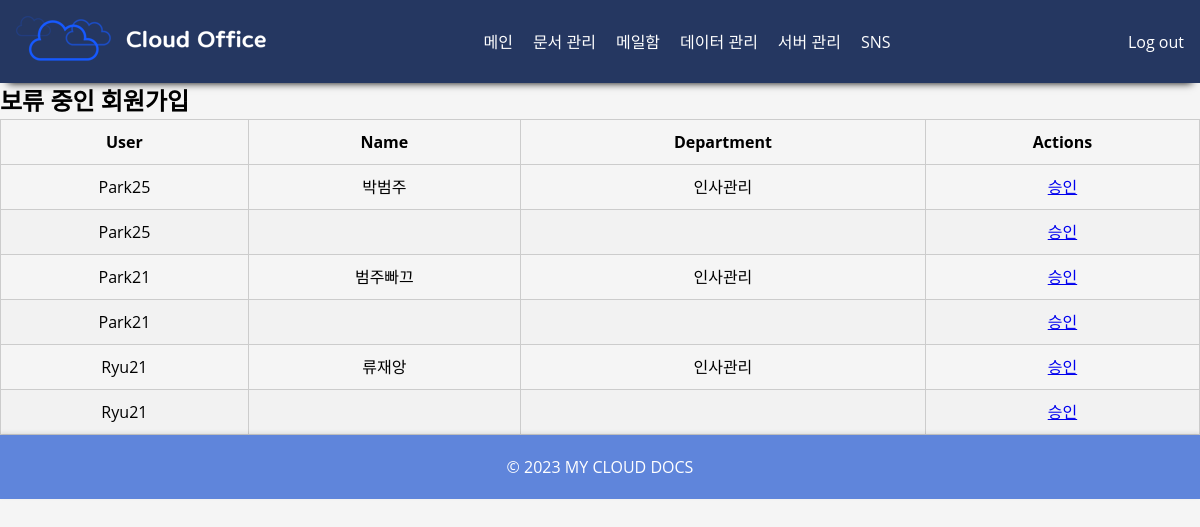
Page /api/auth/pending_registrations/ (signed in) on the committed database.
### Emp/models.py (models this page shows)
class Employee (models.Model):
    Emp_User = models.ForeignKey(User, on_delete = models.CASCADE)
    Emp_Name = models.CharField(max_length = 10)
    Emp_Rank = models.IntegerField(null=True)
    Emp_Dept = models.ForeignKey(Department, on_delete=models.SET_NULL, null=True)
    is_approved = models.BooleanField(default=False)

class Department(models.Model):
    Dept_ID = models.IntegerField(primary_key=True)
    Dept_Name = models.CharField(max_length = 20)

### Emp/views.py (the view)
# urls.py: path('pending_registrations/', pending_registrations, name='pending_registrations'),
def pending_registrations(request):
    if not request.user.is_staff:
        return redirect('home')
    pending_users = Employee.objects.filter(is_approved=False)
    return render(request, 'pending_registrations.html', {'pending_users': pending_users})

### Template/pending_registrations.html
{% extends 'base.html' %} {% block content %}
<h2>보류 중인 회원가입</h2>
<table>
  <thead>
    <tr>
      <th>User</th>
      <th>Name</th>
      <th>Department</th>
      <th>Actions</th>
    </tr>
  </thead>
  <tbody>
    {% for user in pending_users %}
    <tr>
      <td>{{ user.Emp_User.username }}</td>
      <td>{{ user.Emp_Name }}</td>
      <td>{{ user.Emp_Dept.Dept_Name }}</td>
      <td>
        <a href="{% url 'approve_user' user_id=user.Emp_User.id %}">승인</a>
      </td>
    </tr>
    {% empty %}
    <tr>
      <td colspan="4">내용 없음</td>
    </tr>
    {% endfor %}
  </tbody>
</table>
{% endblock %}

### Template/base.html (shortened to what this page needs)
<!DOCTYPE html>
<html lang="en">
  <head>
    {% load static %}
    <link rel="stylesheet" href="{% static 'css/style.css' %}" />
  </head>
  <body>
    <header class="header">
      <div class="header-logo">
        <a href="{% url 'home' %}"
          ><img src="{% static 'img/logo.png' %}" alt="Cloud Office Logo"
        /></a>
      </div>
      <nav class="header-nav">
        <ul>
          <li><a href="{% url 'home' %}">메인</a></li>
          <li><a href="{% url 'document' %}">문서 관리</a></li>
          <li><a href="{% url 'mail' %}">메일함</a></li>
          <li><a href="{% url 'data' %}">데이터 관리</a></li>
          <li><a href="{% url 'server' %}">서버 관리</a></li>
          <li><a href="{% url 'sns' %}">SNS</a></li>
        </ul>
      </nav>
      <div class="header-login">
        {% if user.is_authenticated %}
        <a href="{% url 'logout' %}">Log out</a>
        {% else %}
        <a href="{% url 'login' %}">Login</a>
        {% endif %}
      </div>
    </header>
    {% block content %} {% endblock %}
    <footer>
      <p>&copy; 2023 My Cloud Docs</p>
    </footer>
  </body>
</html>

### Template/static/css/style.css (style rules this page uses)
body { font-family: 'Roboto', sans-serif; background-color: #f5f5f5; }
nav ul { list-style: none; display: flex; }
nav li { margin-right: 20px; }
nav a { text-decoration: none; color: #333; }
footer { text-align: center; background-color: #fff; padding: 20px; box-shadow: 0 -2px 4px rgba(0, 0, 0, 0.1); }
* { box-sizing: border-box; margin: 0; padding: 0; }
:root { --primary-color: #007bff; --secondary-color: #6c757d; --background-color: #f8f9fa; --text-color: #212529; }
body { font-family: 'Open Sans', sans-serif; font-size: 16px; line-height: 1.5; }
header { background-color: #253761; color: #fff; display: flex; justify-content: space-between; align-items: center; padding: 1rem; box-shadow: 0px 8px 8px -8px black; }
header a { color: #fff; text-decoration: none; }
footer { background-color: #253761; color: #fff; text-align: center; padding: 15px; }
footer p { font-size: 16px; font-weight: 500; margin: 0; }
table { width: 100%; border-collapse: collapse; }
table th, table td { padding: 10px; text-align: center; border: 1px solid #ccc; }
table th { background-color: #f5f5f5; }
table tr:nth-child(even) { background-color: #f2f2f2; }
footer { clear: both; text-align: center; background-color: #5f85db; padding: 20px 0; color: #fff; font-size: 18px; font-weight: bold; text-transform: uppercase; }
p { text-align: center; font-size: 16px; line-height: 1.5; }

### rows in the picture
Employee: Emp_User.username "Park25", Emp_Name "박범주", Emp_Dept.Dept_Name "인사관리"
Employee: Emp_User.username "Park25"
Employee: Emp_User.username "Park21", Emp_Name "범주빠끄", Emp_Dept.Dept_Name "인사관리"
Employee: Emp_User.username "Park21"
Employee: Emp_User.username "Ryu21", Emp_Name "류재앙", Emp_Dept.Dept_Name "인사관리"
Employee: Emp_User.username "Ryu21"
